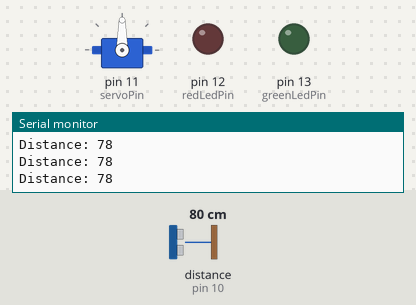
A sketch run on a simulated Arduino Uno, built with avr-gcc and run on an emulated ATmega328P. Shown: servo, output pins drawn as LEDs (lit = HIGH), the last lines printed to the serial monitor. Wiring (inferred from the names in the program): ultrasonic range finder: trigger pin 9; echo pin 10. Dashed ring = blinking. The inputs (shaded band) are chosen by the test bench; at power-on: distance to the obstacle (sensor on pin 10) 80 cm. The echo pulse lasts 58.3 µs per cm; random numbers use the default seed unless the sketch sets one; pins used as bus, display or sensor lines are not drawn.

Above: at 2.2 s.
2.3 s: distance to the obstacle (sensor on pin 10) set to 32 cm
3.8 s: distance to the obstacle (sensor on pin 10) set to 28 cm
At 4.4 s:
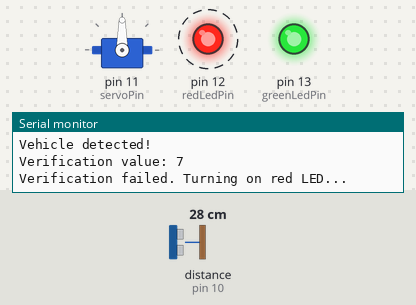
6.8 s: distance to the obstacle (sensor on pin 10) set to 35 cm
At 9.7 s:
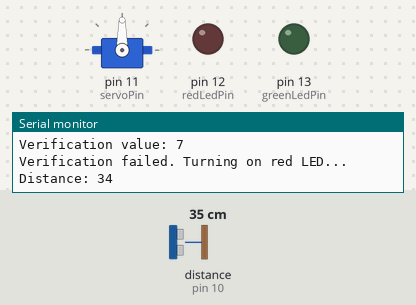
9.8 s: distance to the obstacle (sensor on pin 10) set to 2 cm
At 16.5 s:
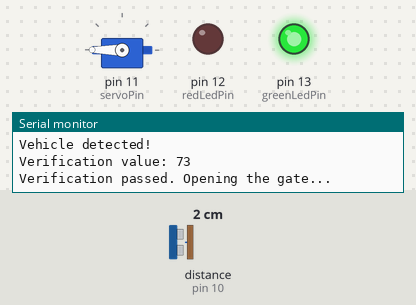
Timing chart, 0 to 16.8 s (numbered marks = the images above; inputs shaded):
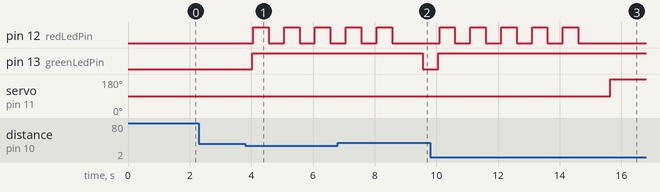

The sketch:

door.ino
```cpp
#include <Servo.h>

// Pin definitions
const int trigPin = 9;
const int echoPin = 10;
const int greenLedPin = 13;
const int redLedPin = 12;
const int servoPin = 11;

// Create servo object
Servo gateServo;

// Define variables for distance measurement
long duration;
int distance;

// Random verification threshold for 50/50 chance
int verificationThreshold = 50; // 50/50 chance for vehicle verification

// Setup function
void setup() {
  // Start serial monitor for debugging
  Serial.begin(9600);

  // Initialize pins
  pinMode(trigPin, OUTPUT);
  pinMode(echoPin, INPUT);
  pinMode(greenLedPin, OUTPUT);
  pinMode(redLedPin, OUTPUT);

  // Attach the servo to the servo pin
  gateServo.attach(servoPin);
  gateServo.write(90); // Start with the gate in neutral position (closed)

  // Make sure LEDs are off at the start
  digitalWrite(greenLedPin, LOW);
  digitalWrite(redLedPin, LOW);

  delay(1000); // Wait for systems to stabilize
}

void loop() {
  // Measure the distance using the ultrasonic sensor
  distance = getDistance();

  // Debug output to serial monitor
  Serial.print("Distance: ");
  Serial.println(distance);

  // If a vehicle is detected (distance less than 30 cm)
  if (distance < 30) {
    Serial.println("Vehicle detected!");
    digitalWrite(greenLedPin, HIGH); // Turn on green LED

    // Simulate random vehicle verification
    int verification = random(0, 100); // Random number between 0 and 100
    Serial.print("Verification value: ");
    Serial.println(verification);

    // Check if the verification passes (50/50 chance)
    if (verification > verificationThreshold) {
      Serial.println("Verification passed. Opening the gate...");
      openGate();  // Open the gate if verified
    } else {
      Serial.println("Verification failed. Turning on red LED...");
      blinkRedLed();  // Blink the red LED if verification fails
    }

  } else {
    // If no vehicle detected, keep the LEDs off and gate closed
    digitalWrite(greenLedPin, LOW);
    digitalWrite(redLedPin, LOW);
    gateServo.write(90); // Stop the servo (neutral position)
  }

  delay(500); // Small delay before next sensor reading
}

// Function to get distance from the ultrasonic sensor
int getDistance() {
  digitalWrite(trigPin, LOW);
  delayMicroseconds(2);
  digitalWrite(trigPin, HIGH);
  delayMicroseconds(10);
  digitalWrite(trigPin, LOW);

  duration = pulseIn(echoPin, HIGH);
  int distance = duration * 0.034 / 2; // Calculate distance in cm

  return distance;
}

// Function to open the gate by rotating the servo (open)
void openGate() {
  gateServo.write(180); // Rotate servo to 180 degrees (open gate)
  delay(3000); // Keep gate open for 3 seconds
  gateServo.write(90); // Stop the servo (neutral position)
}

// Function to blink red LED when verification fails
void blinkRedLed() {
  for (int i = 0; i < 5; i++) {
    digitalWrite(redLedPin, HIGH); // Turn on red LED
    delay(500); // Wait for 500 ms
    digitalWrite(redLedPin, LOW);  // Turn off red LED
    delay(500); // Wait for 500 ms
  }
}
```

Measured:
- the behaviour switches between 31 and 30 cm on distance to the obstacle (sensor on pin 10) (found by bisection; images 0 and 1)
- after the input at 3.8 s, pin 12 (redLedPin): alternates HIGH for 0.50 s and LOW for 0.50 s, starting after 0.26 s; pin 13 (greenLedPin): LOW → HIGH after 0.23 s
- after the input at 6.8 s, pin 13 (greenLedPin): HIGH → LOW after 2.8 s
- after the input at 9.8 s, pin 12 (redLedPin): alternates HIGH for 0.50 s and LOW for 0.50 s, 10 changes in all, then stays LOW, starting after 0.30 s; pin 13 (greenLedPin): LOW → HIGH after 0.27 s; servo on pin 11 (servoPin): 90° → 180° after 5.8 s
